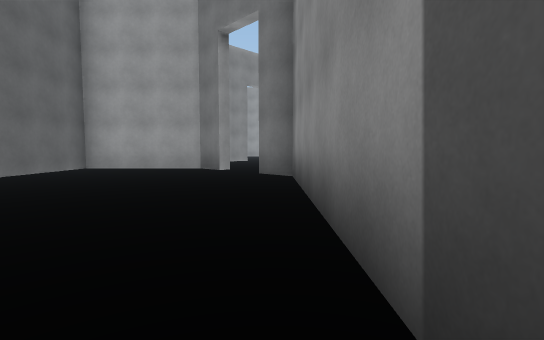
view 1 (above)

24 first-person views from a walk through a scene from a Unity 3-D project. The camera is 1.4 m above the floor, tilts 4° down and sees 85° across. The floor is counted in squares, 2 m on a side. Each view is taken from the middle of a square. On the plan, view 1 faces up. The plan holds only what a view shows up to about 10 squares ahead; the rest is blank. The place goes on beyond the plan.

view 2
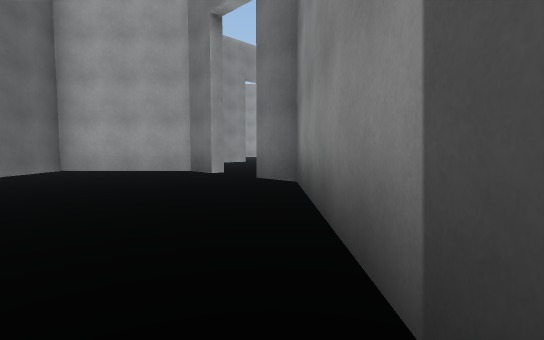

view 3
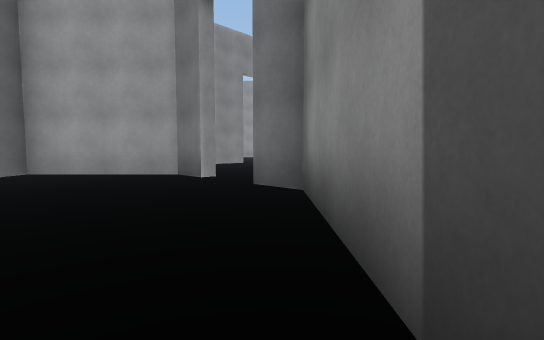

view 4
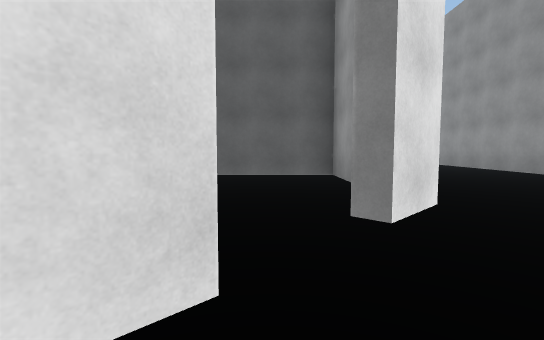

view 5
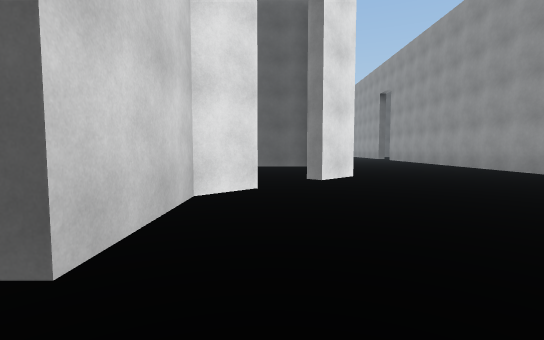

view 6
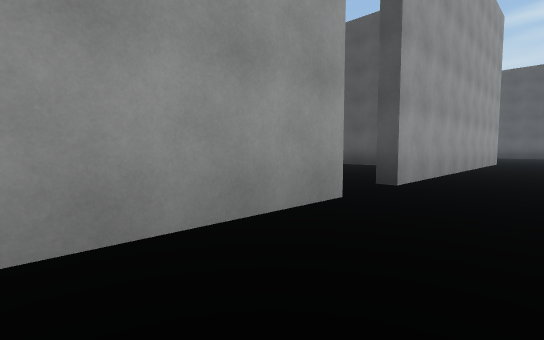

view 7
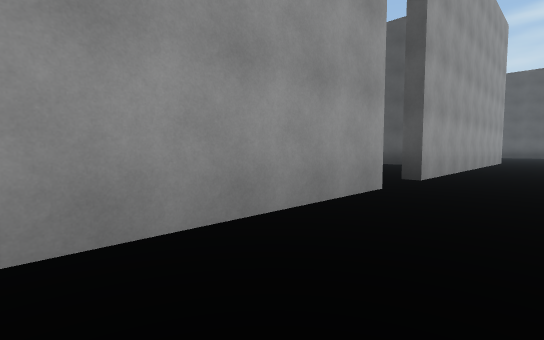

view 8
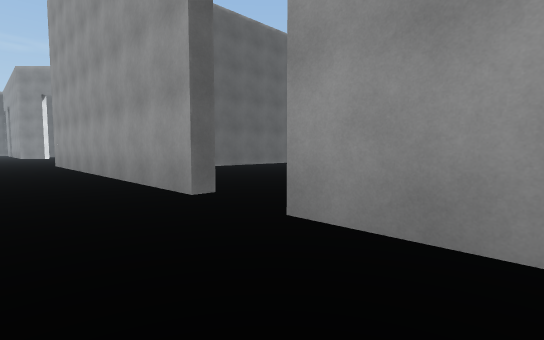

view 9
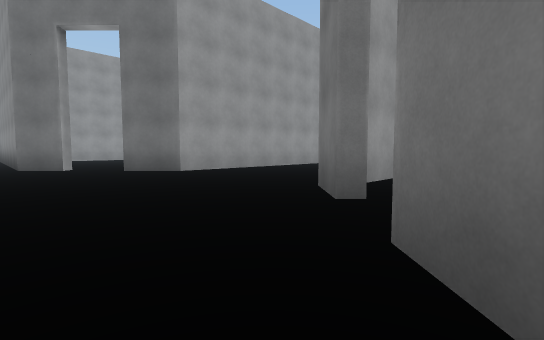

view 10
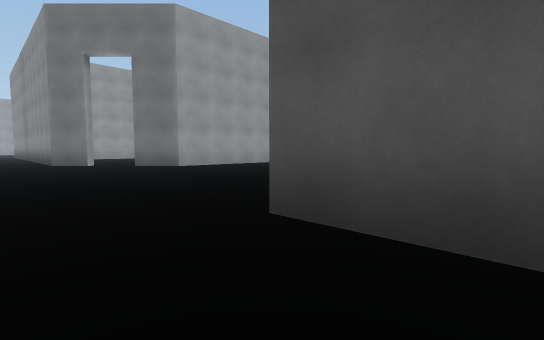

view 11
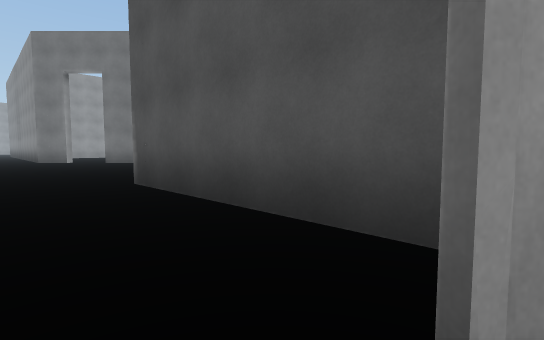

view 12
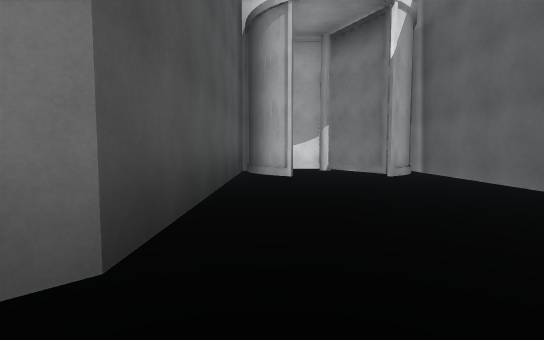

view 13
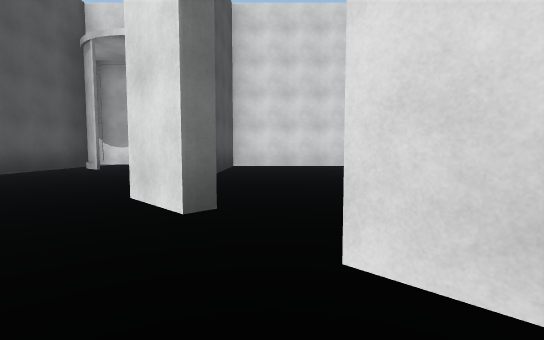

view 14
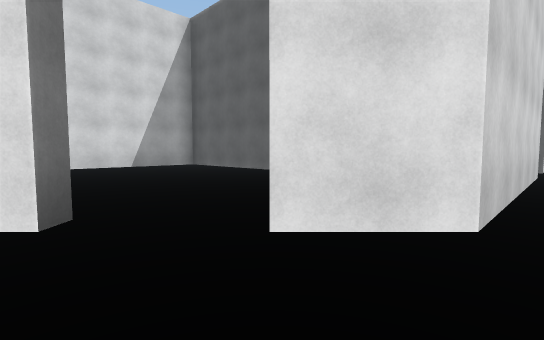

view 15
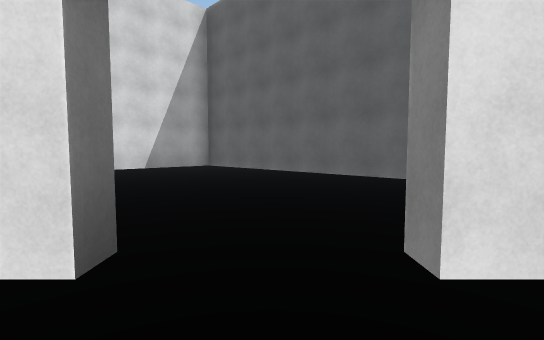

view 16
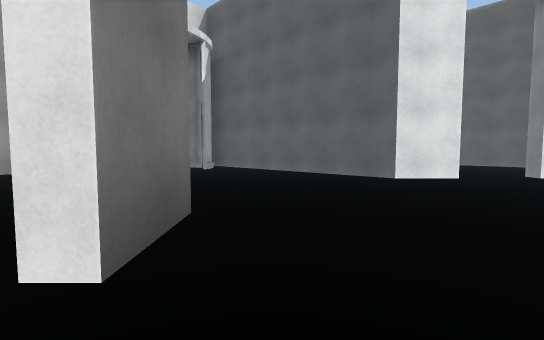

view 17
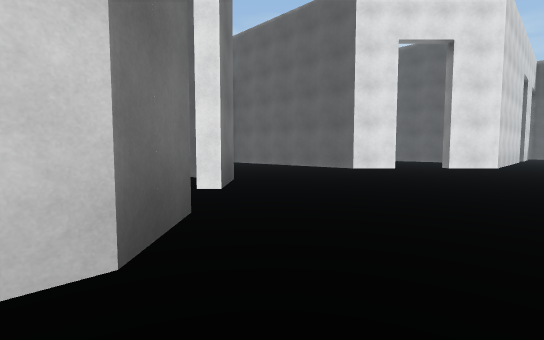

view 18
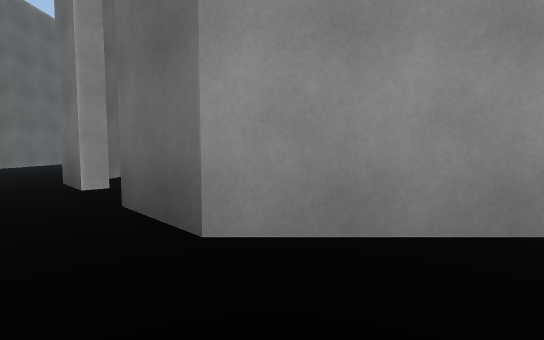

view 19
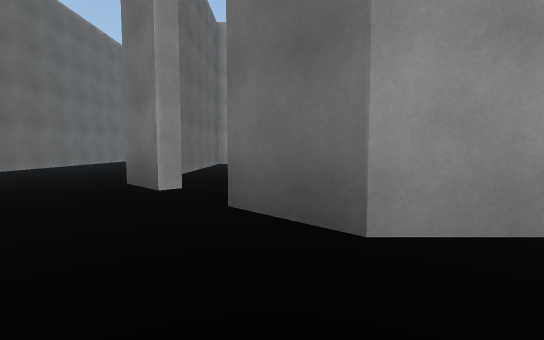

view 20
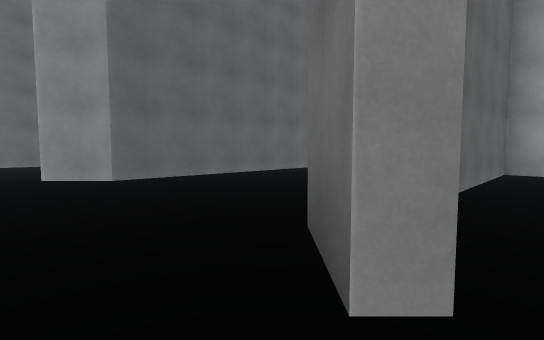

view 21
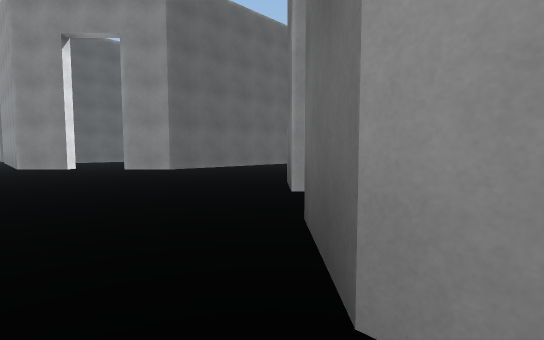

view 22
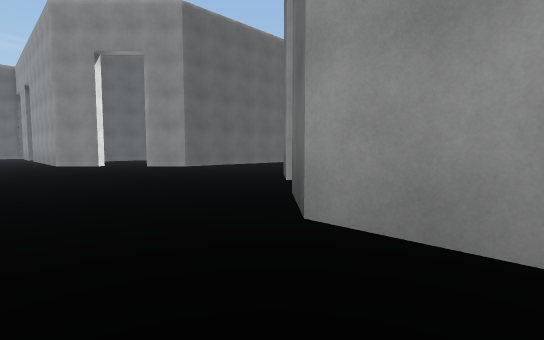

view 23
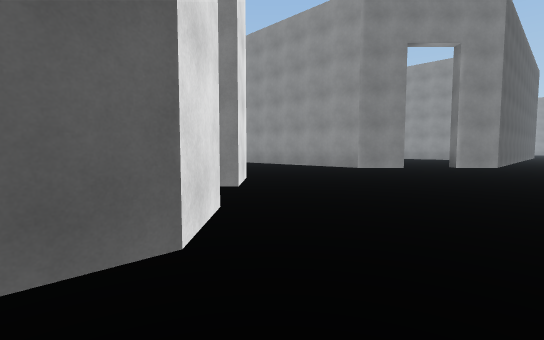

view 24
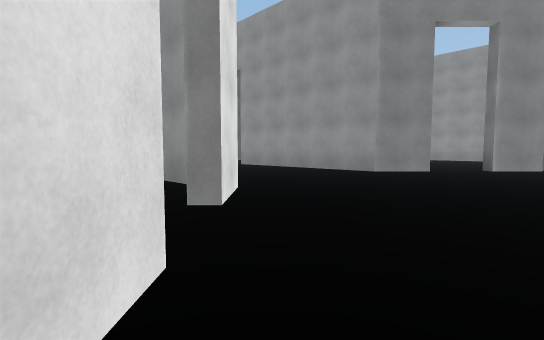

### Floor plan
Key: @ floor where view 1 was taken; # wall or solid block; . floor; T thing the floor can be seen under or through.
Columns run from 35 left of view 1 to 4 right of it. Each row starts with its distance up from view 1.
 22             #
 21       ..T.  #
 20       ..T.  #
 19       ..T.. #
 18       ..T...#      ..
 17      ...T...#     #...
 16      ..TT...#     #....     ..#
 15   #....T....##.     ...   ....
 14   #...........#      .   .....
 13  #####........#########  #########
 12  ....................    ..........
 11   ...................    ..........
 10    ...............          .......
  9 ..................          .......
  8 ######........####            TTTT..
  7 ..T............             ..T......  .
  6  .T....T....#.              ..T....###
  5 ..T.  .T ...#.                 ...  #
  4 ..T.....T...#                       #
  3 ..T.....T...#                       #
  2 ..T.....T...#.                     .#
  1 ..T.....T#.##.                     .#
  0  .#.....T#..#.                     @
 -1   ############

Where each view was taken, in squares from view 1:
view 1: 0 up, 0 right, facing up
view 2: 1 up, 0 right, facing up
view 3: 2 up, 0 right, facing up
view 4: 7 up, 1 right, facing left
view 5: 7 up, 4 right, facing left
view 6: 11 up, 15 left, facing up-right
view 7: 11 up, 16 left, facing up-right
view 8: 11 up, 9 left, facing up-left
view 9: 6 up, 24 left, facing up-right
view 10: 4 up, 25 left, facing up-right
view 11: 1 up, 25 left, facing up-right
view 12: 7 up, 24 left, facing down
view 13: 9 up, 29 left, facing down
view 14: 9 up, 28 left, facing down-left
view 15: 8 up, 28 left, facing down-left
view 16: 8 up, 22 left, facing down-left
view 17: 10 up, 20 left, facing down-left
view 18: 11 up, 20 left, facing up
view 19: 11 up, 21 left, facing up
view 20: 14 up, 22 left, facing up-left
view 21: 12 up, 20 left, facing up-left
view 22: 11 up, 19 left, facing up-left
view 23: 5 up, 26 left, facing up-left
view 24: 6 up, 27 left, facing up-left
